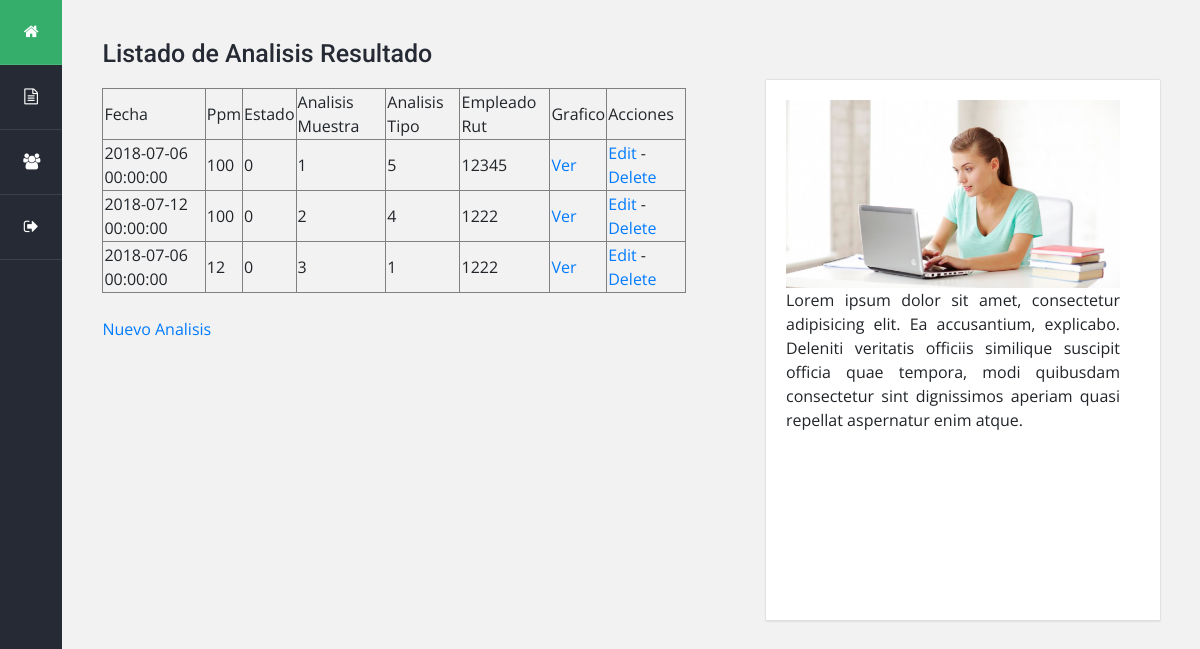
Page /ExamenPhp/manejadorAnalisisResultado.php on the committed database.
### tables this page shows
CREATE TABLE `analisis_resultado` (
  `id` int(11) NOT NULL,
  `analisis_tipo_id` int(11) NOT NULL,
  `analisis_muestra_id` int(11) NOT NULL,
  `fecha` datetime NOT NULL,
  `ppm` int(11) NOT NULL,
  `estado` tinyint(1) NOT NULL,
  `empleado_rut` varchar(10) NOT NULL
);

### ExamenPhp/controllers/AnalisisResultadoController.php (called while the page is built, shortened)
<?php
	require_once "./models/AnalisisResultado.php";
	class AnalisisResultadoController {
		public $analisisResultado;
		public function __construct() {
	        $this->analisisResultado = new AnalisisResultado();
	    }
		public function buscarTodas() {
			$this->analisisResultado->setEmpleadoRut($_REQUEST['rut']);
			$ar = $this->analisisResultado;
			$analisisResultados = $this->analisisResultado->buscarTodas();
    		include "views/sections/clienteHead.php";
			include 'views/listado_analisisResultado.php';
			include "views/sections/footer.php";
		}
	}
?>

### ExamenPhp/models/AnalisisResultado.php (called while the page is built, shortened)
<?php
require_once "DB.php";
class AnalisisResultado
    {
        private $id;
        private $fecha;
        private $ppm;
        private $estado;
        private $analisisMuestra;
        private $analisisTipo;
        private $empleadoRut;
        public function __construct($id=null, $fecha=null, $ppm=null, $estado=null, $analisisMuestra=null, $analisisTipo=null, $empleadoRut=null)
        {
            $this->id    = $id;
            $this->fecha       = $fecha;
            $this->ppm  = $ppm;
            $this->estado    = $estado;
            $this->analisisMuestra = $analisisMuestra;
            $this->analisisTipo     = $analisisTipo;
            $this->empleadoRut     = $empleadoRut;
        }
        public function getId()
        {
            return $this->id;
        }
        public function getFecha()
        {
            return $this->fecha;
        }
        public function getPpm()
        {
            return $this->ppm;
        }
        public function getEstado()
        {
            return $this->estado;
        }
        public function getAnalisisMuestra()
        {
            return $this->analisisMuestra;
        }
        public function getAnalisisTipo()
        {
            return $this->analisisTipo;
        }
        public function setEmpleadoRut($empleadoRut = null)
        {
            $this->empleadoRut = $empleadoRut;
            return $this;
        }
        public function getEmpleadoRut()
        {
            return $this->empleadoRut;
        }
        public function buscarTodas(){
            $db = new DB();
            $query = "SELECT id, fecha, ppm, estado, analisis_muestra_id , analisis_tipo_id , empleado_rut  FROM analisis_resultado";
            $sentencia = $db->getConexion()->prepare($query);
            $sentencia->execute();
            $rs= $sentencia->fetchAll();
            $AnalisisResultados=[];
            foreach($rs as $fila){
                $AnalisisResultados[] = new AnalisisResultado($fila["id"],$fila["fecha"],$fila["ppm"],$fila["estado"],$fila["analisis_muestra_id"],$fila["analisis_tipo_id"],$fila["empleado_rut"]);
            }
            return $AnalisisResultados;
        }
    }
?>

### ExamenPhp/models/DB.php (called while the page is built)
<?php
	class DB
	{
		private $conexion;
		function __construct()
		{
			try{
				$this->conexion = new PDO('mysql:host=localhost;dbname=bbddisp', 'userbbddisp', 'userbbddisp');
			}
			catch(PDOException $e){
		    	$this->conexion = null;
			}
		}
		function getConexion(){
			return $this->conexion;
		}
	}
?>

### ExamenPhp/views/listado_analisisResultado.php (the view)
<main class="main col">
				<div class="row">
					<div class="columna col-lg-7">
						<div class="widget nueva_entrada">
							<h3 class="titulo">Listado de Analisis Resultado</h3>
									<table border="1">
									<tr>
										<td>Fecha</td>
										<td>Ppm</td>
										<td>Estado</td>
										<td>Analisis Muestra</td>
										<td>Analisis Tipo</td>
										<td>Empleado Rut</td>
										<td>Grafico</td>
										<td>Acciones</td>
									</tr>
									<?php foreach ($analisisResultados as $analisisResultado){ ?>
									<tr>
										<td><?php echo $analisisResultado->getFecha(); ?></td>
										<td><?php echo $analisisResultado->getPpm()      ; ?></td>
										<td><?php echo $analisisResultado->getEstado()      ; ?></td>
										<td><?php echo $analisisResultado->getAnalisisMuestra()      ; ?></td>
										<td><?php echo $analisisResultado->getAnalisisTipo() ; ?></td>
										<td><?php echo $analisisResultado->getEmpleadoRut() ; ?></td>
										<td><a href="manejadorAnalisisResultado.php?accion=graficoResultado&id=<?php echo $analisisResultado->getAnalisisMuestra();?>">Ver</a></td>
								        <td><a href="?accion=crudEditar&id=<?php echo $analisisResultado->getId();?>">Edit</a>
								        - <a href="?accion=eliminar&id=<?php echo $analisisResultado->getId();?>">Delete</a></td>
									</tr>
									<?php } ?>
								</table>
								<br/>
								<a href="?accion=crudIngreso&rut=<?php echo $ar->getEmpleadoRut();?>">Nuevo Analisis</a>
						</div>
					</div>
					<div class="columna col-lg-5">
						<div class="widget comentarios">
							<div class="contenedor">
								<div class="comentario d-flex flex-wrap">
									<div class="foto">
										<img src="../../WebPHPISP/views/images/comp.jpg">
										<p style="text-align: justify;">	Lorem ipsum dolor sit amet, consectetur adipisicing elit. Ea accusantium, explicabo. Deleniti veritatis officiis similique suscipit officia quae tempora, modi quibusdam consectetur sint dignissimos aperiam quasi repellat aspernatur enim atque.</p>
									</div>
								</div>
							</div>
						</div>
					</div>
				</div>
</main>

### ExamenPhp/views/css/estilos2.css (style rules this page uses)
body { background: #f2f2f2; font-size: 16px; font-family: 'Open Sans', sans-serif; }
.main { padding-top: 40px; }
.main .columna { padding-left: 40px; padding-right: 40px; }
.main .titulo { color: #262a34; font-size: 25px; font-weight: 500; font-family: 'Roboto', sans-serif; margin-bottom: 20px; }
.main .widget { margin-bottom: 40px; }
.main .comentarios .contenedor { box-shadow: 0px 0px 2px 0px rgba(0,0,0,0.2); }
.main .comentarios .comentario { background: #fff; padding: 20px; margin-top: 40px; border-bottom: 1px solid #dfdfdf; }
.main .comentarios .comentario .foto { width: 100%; height: 500px; overflow: hidden; margin-right: 20px; }
.main .comentarios .comentario .foto img { width: 100%; }

### rows in the picture
analisis_resultado: fecha "2018-07-06 00:00:00", ppm "100", estado "0", analisis_muestra "1", analisis_tipo "5", empleado_rut "12345"
analisis_resultado: fecha "2018-07-12 00:00:00", ppm "100", estado "0", analisis_muestra "2", analisis_tipo "4", empleado_rut "1222"
analisis_resultado: fecha "2018-07-06 00:00:00", ppm "12", estado "0", analisis_muestra "3", analisis_tipo "1", empleado_rut "1222"
